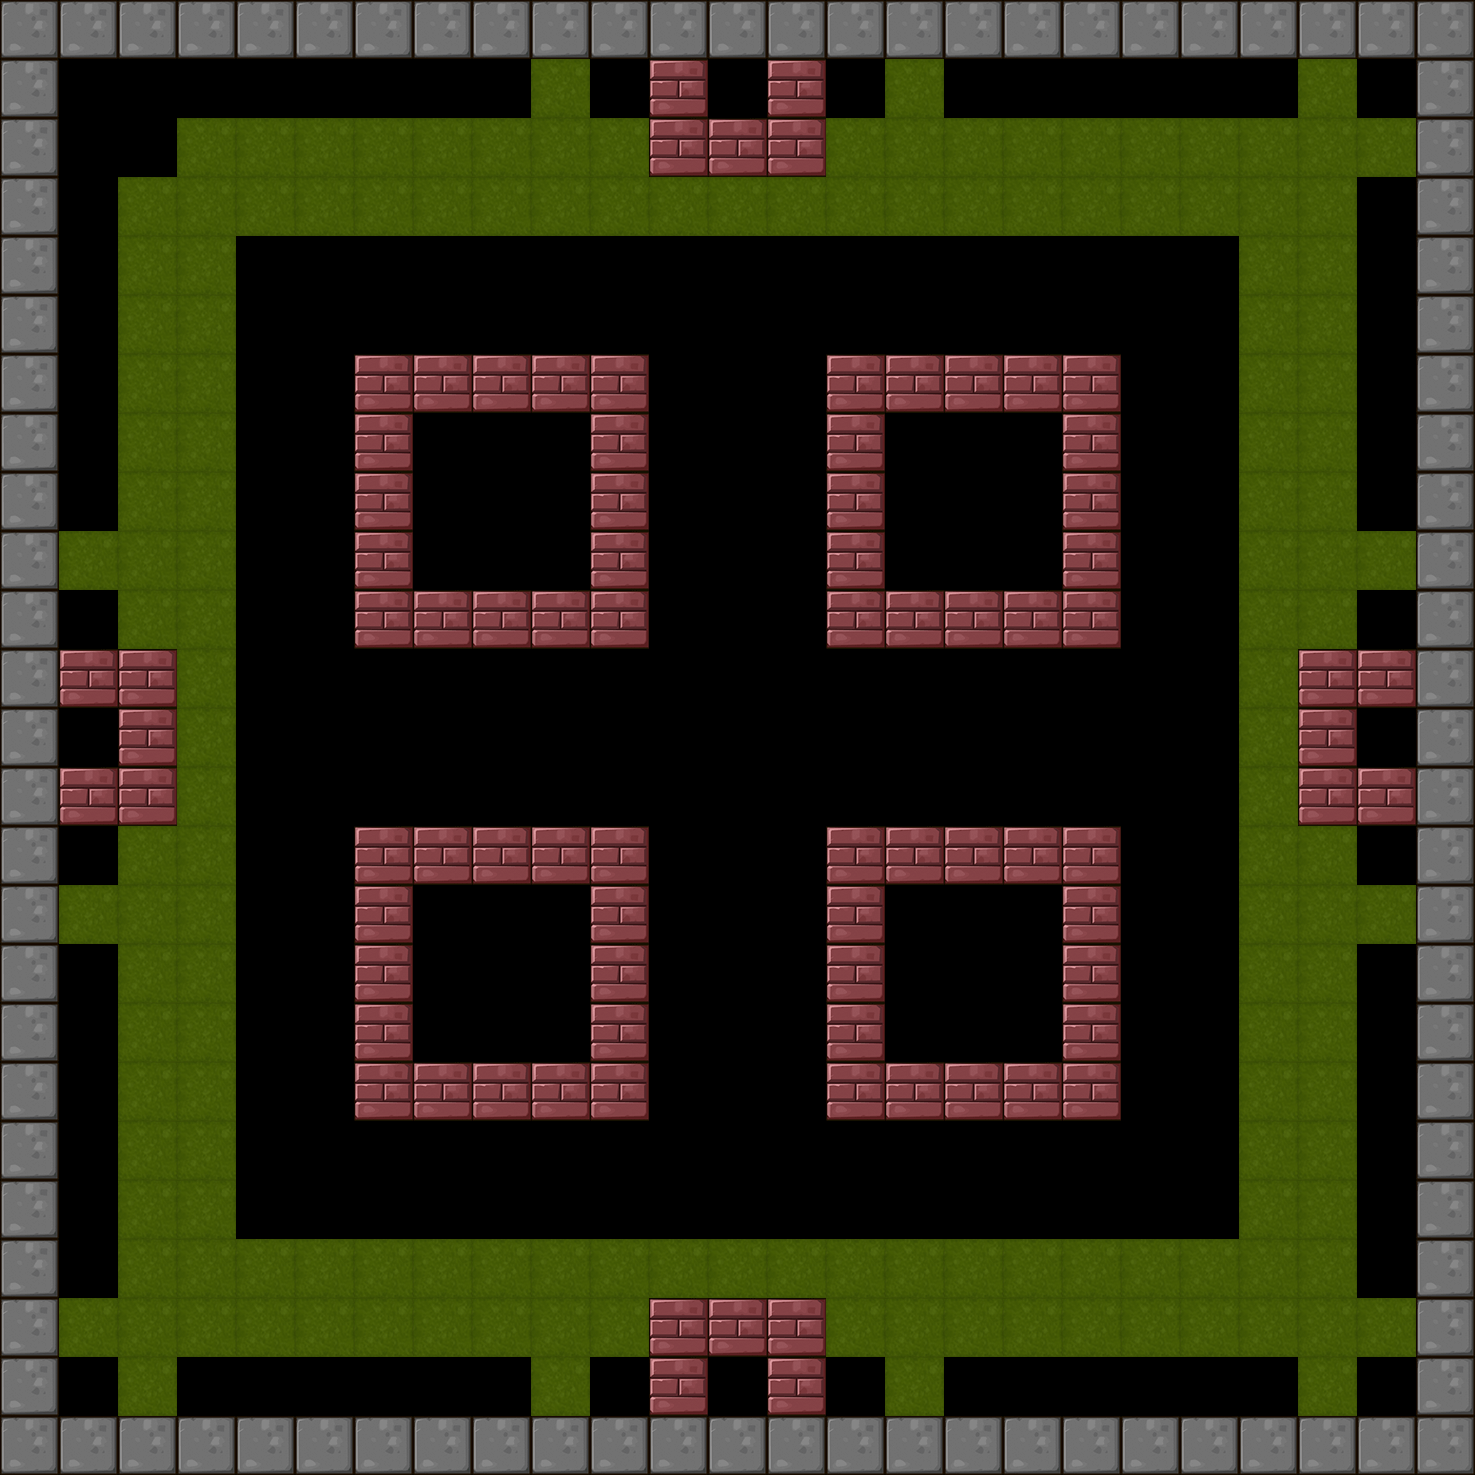

This game map was drawn from its Tiled (.tmx) file and the tilesets committed beside it. A one-line description and the trimmed map source follow:
An orthogonal 25x25 tile map with 59x59 px tiles, 1 tile layer (BackGround) and 21 objects (8x Tanker, 8x Shipper, 4x Tracker, Player).

<map version="1.0" orientation="orthogonal" renderorder="right-down" width="25" height="25" tilewidth="59" tileheight="59">
 <tileset firstgid="1" name="itemmap" tilewidth="59" tileheight="59">
  <image source="tileset2.png" trans="ff00ff" width="354" height="354" />
 </tileset>
 <layer name="BackGround" width="25" height="25">
  <data>[625 cells, 353 non-empty, 7 distinct tile ids]</data>
 </layer>
 <objectgroup name="RobotCharacter">
  <object name="Player" x="64.6619" y="64.1421" width="40" height="40" />
 </objectgroup>
 <objectgroup name="EnemyCharacter">
  <object name="Tanker" type="Tanker" x="598.128" y="241.436" width="40" height="40" />
  <object name="Tanker" type="Tanker" x="1185.83" y="475.42" width="40" height="40" />
  <object name="Tanker" type="Tanker" x="1127.49" y="1014.84" width="40" height="40" />
  <object name="Tanker" type="Tanker" x="243.601" y="1187.83" width="40" height="40" />
  <object name="Tanker" type="Tanker" x="299.686" y="724.064" width="40" height="40" />
  <object name="Tanker" type="Tanker" x="715.586" y="716.239" width="40" height="40" />
  <object name="Tanker" type="Tanker" x="952.144" y="1187.7" width="40" height="40" />
  <object name="Tanker" type="Tanker" x="1189.57" y="718.456" width="40" height="40" />
  <object name="Shipper" type="Shipper" x="1129.75" y="64.1279" width="40" height="40" />
  <object name="Shipper" type="Shipper" x="417.465" y="67.8669" width="40" height="40" />
  <object name="Shipper" type="Shipper" x="67.8669" y="361.38" width="40" height="40" />
  <object name="Shipper" type="Shipper" x="1365.31" y="301.555" width="40" height="40" />
  <object name="Shipper" type="Shipper" x="65.9974" y="1073.66" width="40" height="40" />
  <object name="Shipper" type="Shipper" x="1363.44" y="1086.75" width="40" height="40" />
  <object name="Shipper" type="Shipper" x="1127.88" y="1363.44" width="40" height="40" />
  <object name="Shipper" type="Shipper" x="363.249" y="1365.31" width="40" height="40" />
  <object name="Tracker" type="Tracker" x="952.144" y="479.159" width="40" height="40" />
  <object name="Tracker" type="Tracker" x="481.028" y="477.289" width="40" height="40" />
  <object name="Tracker" type="Tracker" x="481.028" y="961.492" width="40" height="40" />
  <object name="Tracker" type="Tracker" x="952.144" y="955.883" width="40" height="40" />
 </objectgroup>
</map>
